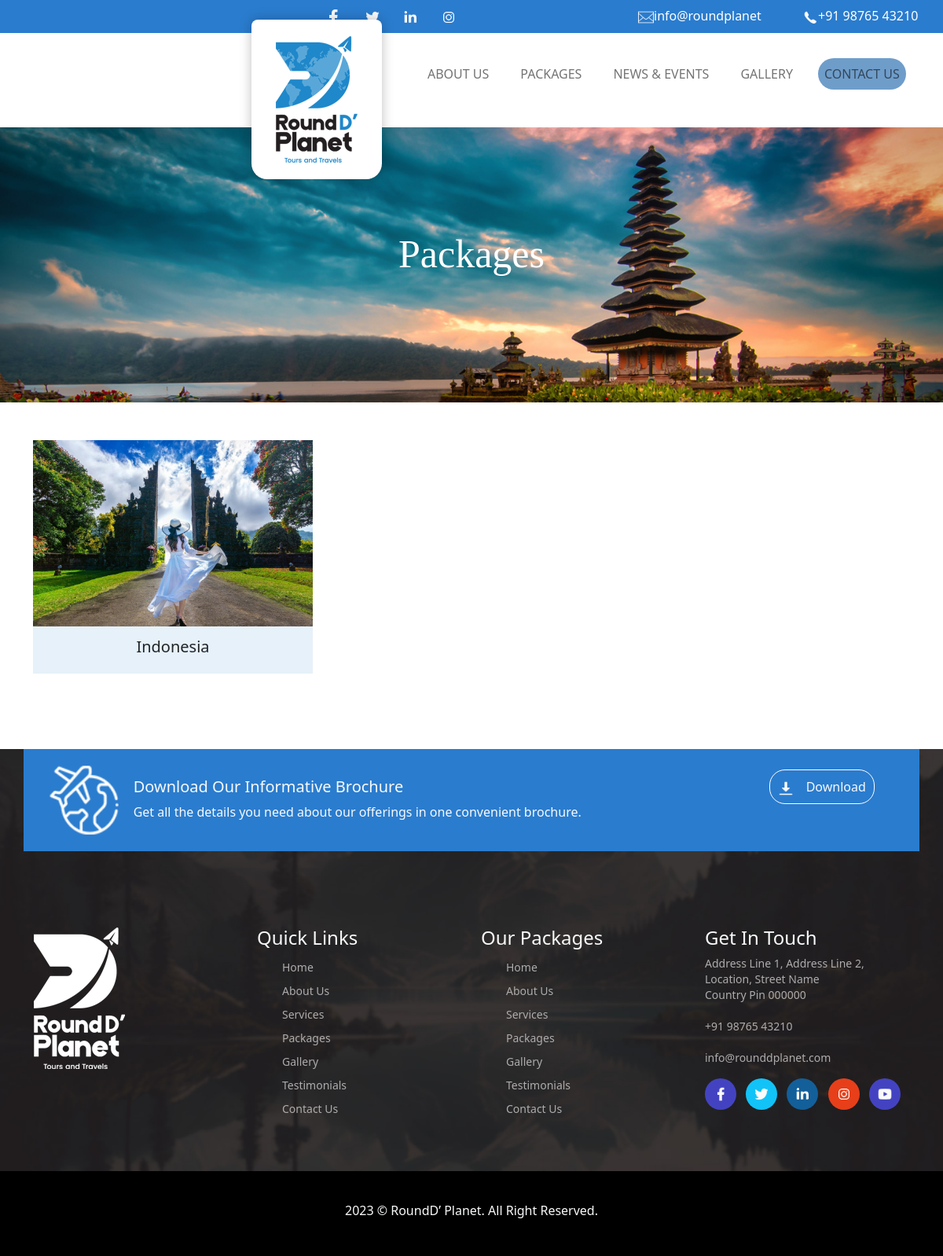
Page /packages/ on the earlier database version.
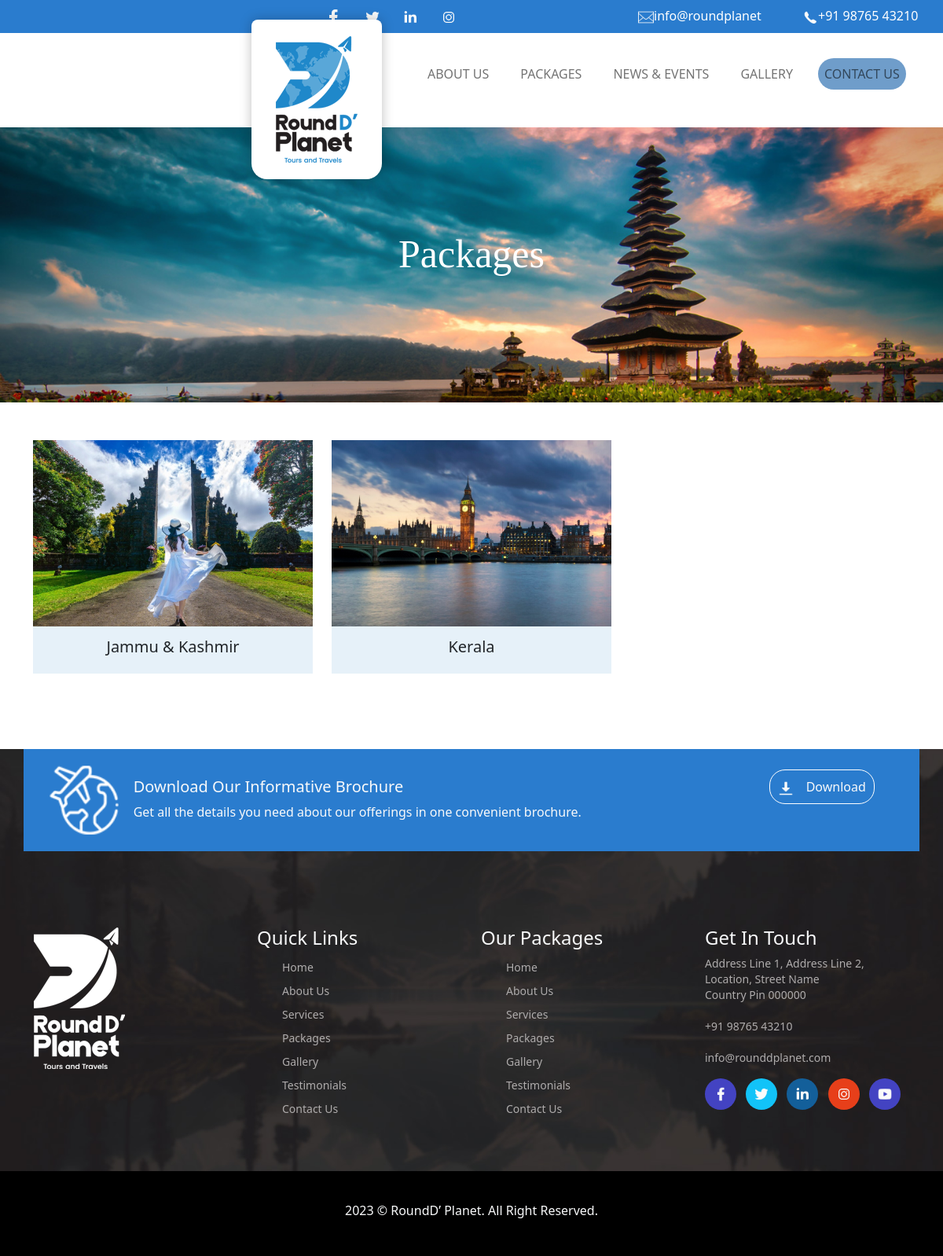
Same page on the later database version.
### tourism/models.py (models this page shows, shortened)
class Package(models.Model):
    name=models.CharField(max_length=255)
    image = models.ImageField(upload_to='img')

### tourism/views.py (the view)
# urls.py: path('packages/',views.packages,name='package'),
def packages(request):
    context={}
    obj=Package.objects.all()
    context['obj']=obj
    return render(request,'packages.html',context)

### tourism/templates/packages.html (shortened to what the changed rows need)
{% load static %}
<!DOCTYPE html>
<html lang="en">
<head>
    <link href="https://cdn.jsdelivr.net/npm/bootstrap@5.1.3/dist/css/bootstrap.min.css" rel="stylesheet">
    <link rel="stylesheet" href="{% static 'css/packages.css' %}">
    <link rel="stylesheet" href="https://cdnjs.cloudflare.com/ajax/libs/font-awesome/4.7.0/css/font-awesome.min.css">
 </head>
 <body>
    <div class="container">
        <div class="row pt-5 pb-5">
          {%for i in obj %}
              <div class="col-lg-4 col-md-4 col-sm-4 " >
                <a  href=""  class="tour-package-item tour-location-item">
                  <div class="wrapper">
                    <a href="{% url 'subpack' i.id %}"> <img class="w-100 overla "  src="{{i.image.url}}" alt="{{i.image}}">
                   </a>
                 </div>
                 <div class="box">
                   <h5 class="text-center">{{i.name}}</h5>
                 </div>
               </a>
            </div>
            {% endfor %}
    </div>
 </div>
</body>
</html>

Differences in the rows shown:
removed Package: image (picture), name "Indonesia"
added Package: image (picture), name "Jammu & Kashmir"
added Package: image (picture), name "Kerala"
